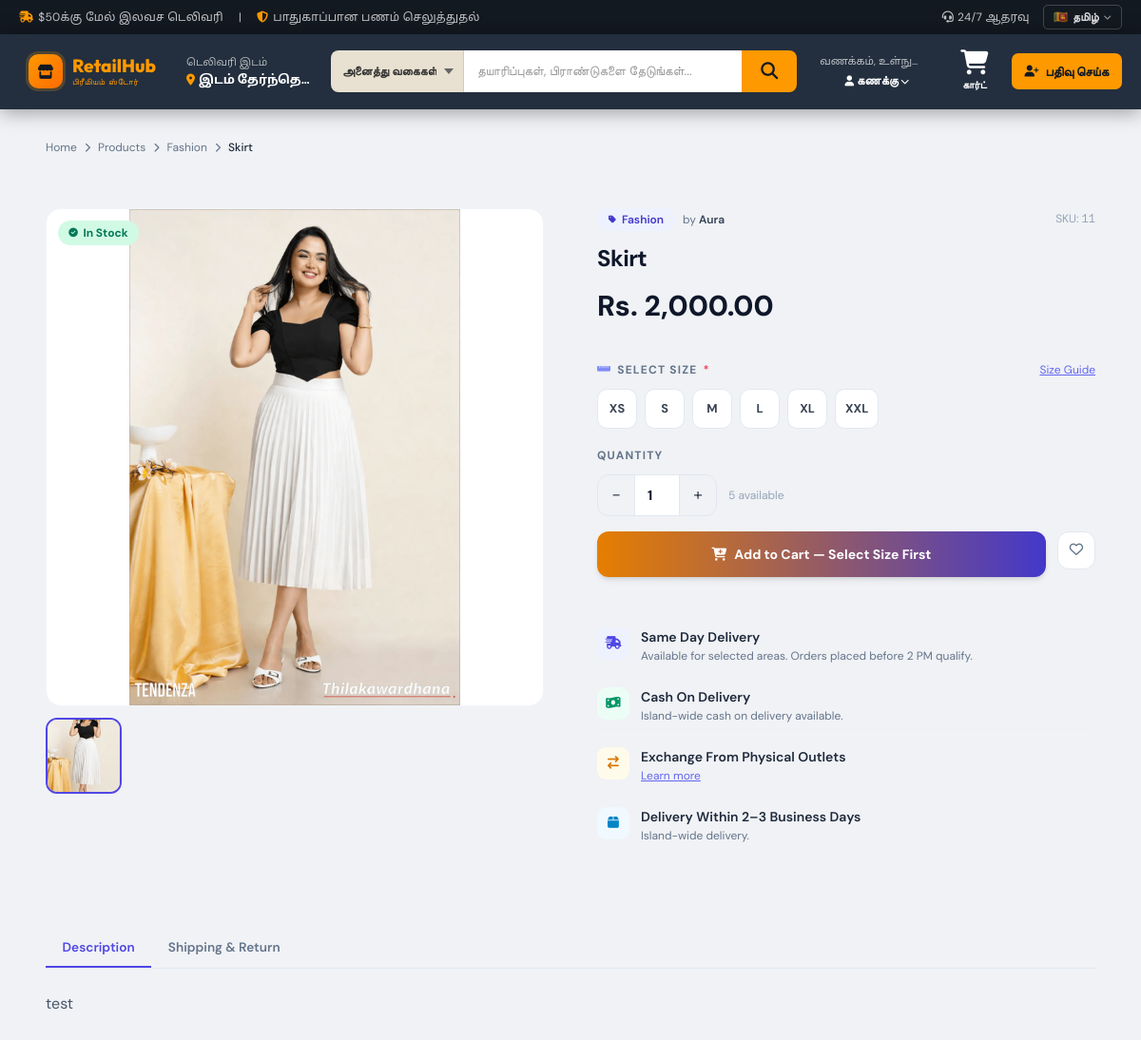
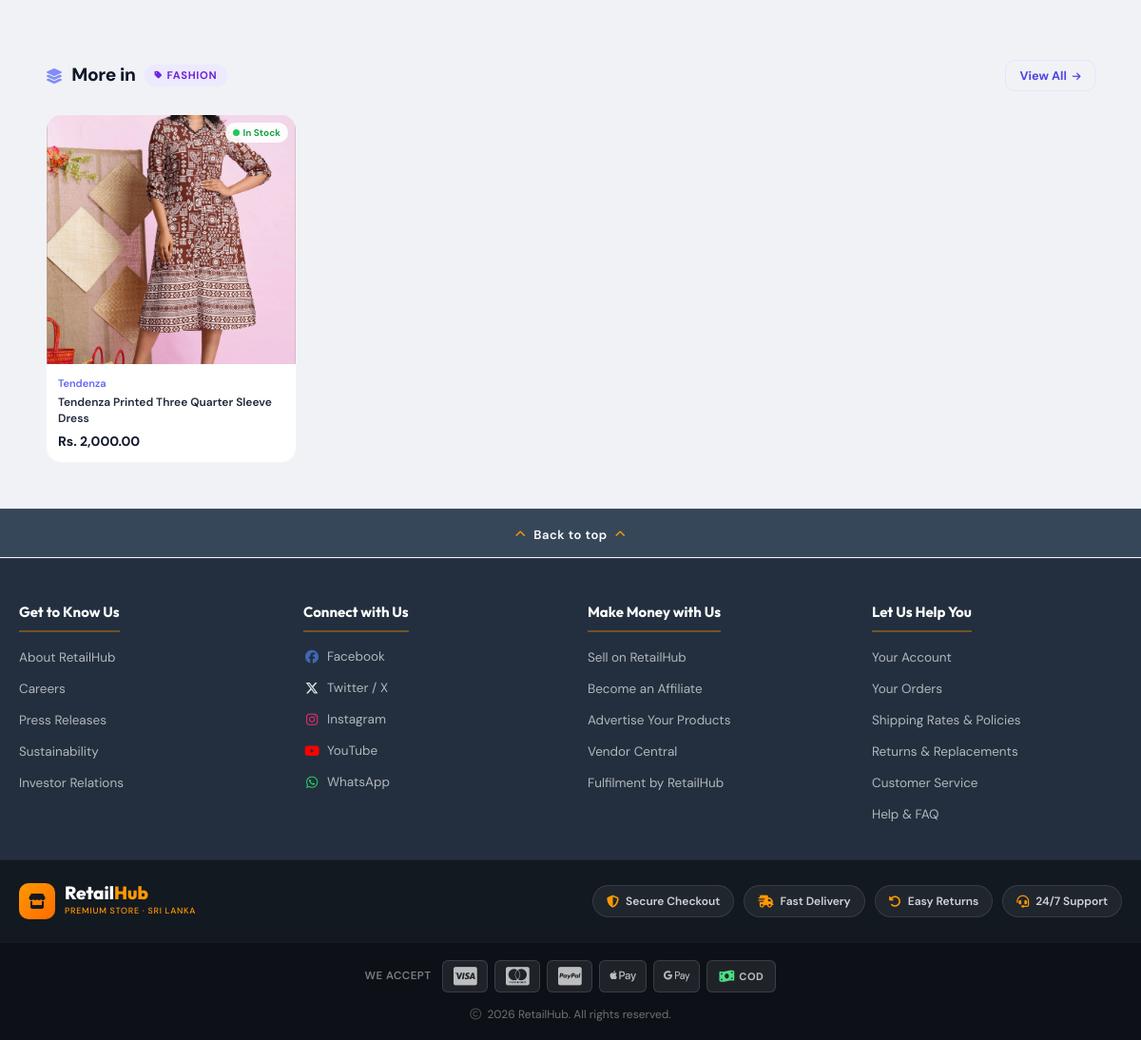
Page /index.php?page=product&id=6&lang=ta on the committed database (2 pictures, top to bottom).
### tables this page shows
CREATE TABLE `products` (
  `id` int(11) NOT NULL,
  `category_id` int(10) UNSIGNED DEFAULT NULL,
  `sub_category_id` int(10) UNSIGNED DEFAULT NULL,
  `name` varchar(180) NOT NULL,
  `brand` varchar(120) DEFAULT NULL,
  `sku` varchar(80) DEFAULT NULL,
  `description` text DEFAULT NULL,
  `price` decimal(10,2) NOT NULL,
  `stock_qty` int(11) NOT NULL DEFAULT 0,
  `image_url` varchar(255) DEFAULT NULL,
  `is_active` tinyint(1) DEFAULT 1,
  `created_at` timestamp NOT NULL DEFAULT current_timestamp(),
  `updated_at` timestamp NOT NULL DEFAULT current_timestamp() ON UPDATE current_timestamp(),
  `image_url_2` varchar(500) DEFAULT NULL,
  `image_url_3` varchar(500) DEFAULT NULL,
  `image_url_4` varchar(500) DEFAULT NULL
);

CREATE TABLE `categories` (
  `id` int(10) UNSIGNED NOT NULL,
  `name` varchar(120) NOT NULL,
  `parent_id` int(10) UNSIGNED DEFAULT NULL,
  `sort_order` tinyint(3) UNSIGNED NOT NULL DEFAULT 0,
  `is_active` tinyint(1) NOT NULL DEFAULT 1,
  `created_at` datetime NOT NULL DEFAULT current_timestamp()
);

### views/products/show.php (the view, shortened to what the rows shown need)
<?php if (!$product): ?>
    <div class="inline-flex items-center gap-2 rounded-2xl border border-amber-200 bg-amber-50 px-4 py-3 text-sm text-amber-900">
        <i class="fa-solid fa-triangle-exclamation" aria-hidden="true"></i>Product not found.
    </div>
<?php else: ?>
<?php
$relatedProducts = [];
if (!empty($product['category_id'])) {
    try {
        $relStmt = $pdo->prepare("
            SELECT p.id, p.name, p.brand, p.price, p.image_url, p.stock_qty,
                   c.name AS category_name
            FROM products p
            LEFT JOIN categories c ON c.id = p.category_id
            WHERE p.is_active = 1
              AND p.category_id = ?
              AND p.id != ?
            ORDER BY p.created_at DESC
            LIMIT 4
        ");
        $relStmt->execute([$product['category_id'], $product['id']]);
        $relatedProducts = $relStmt->fetchAll(PDO::FETCH_ASSOC);
    } catch (PDOException $e) { $relatedProducts = []; }
}
$sizeCategoryKeywords = [
    'fashion','clothing','clothes','tops','shirts','t-shirts','dresses','frocks',
    'bottoms','jeans','skirt','skirts','women','men','activewear','footwear',
    'shoes','sneakers','shoue','boots','sandals','heels','sport','sports'
];
$catName       = strtolower($product['category_name'] ?? '');
$requiresSize  = false;
foreach ($sizeCategoryKeywords as $kw) {
    if (str_contains($catName, $kw)) { $requiresSize = true; break; }
}
$sizes = [];
if ($requiresSize && empty($sizes)) {
    $isShoe   = false;
    $sizes = $isShoe
        ? ['36','37','38','39','40','41','42','43','44']
        : ['XS','S','M','L','XL','XXL'];
}
?>
<nav class="mb-6 flex items-center gap-2 text-xs text-slate-500 my-8 mx-12">
    <a href="index.php" class="hover:text-indigo-600 transition">Home</a>
    <i class="fa-solid fa-chevron-right text-[10px]"></i>
    <a href="index.php?page=products" class="hover:text-indigo-600 transition">Products</a>
    <?php if (!empty($product['category_name'])): ?>
    <i class="fa-solid fa-chevron-right text-[10px]"></i>
    <a href="index.php?page=products&category_id=<?= (int)($product['category_id'] ?? 0) ?>"
       class="hover:text-indigo-600 transition"><?= htmlspecialchars($product['category_name']) ?></a>
    <?php endif; ?>
    <i class="fa-solid fa-chevron-right text-[10px]"></i>
    <span class="text-slate-800 font-medium"><?= htmlspecialchars($product['name']) ?></span>
</nav>
<div class="grid gap-10 lg:grid-cols-2 lg:gap-14 lg:items-start my-8 mx-12">
    <div>
        <div class="overflow-hidden rounded-2xl border border-slate-100 bg-white shadow-soft relative">
            <img id="main-img"
                 src="<?= htmlspecialchars(assetImageUrl($product['image_url'] ?? null)) ?>"
                 alt="<?= htmlspecialchars($product['name']) ?>"
                 class="w-full aspect-square object-contain transition duration-300">
            <?php
            $availStock = (int)($product['available_stock'] ?? $product['stock_qty'] ?? 0);
            $inCart     = (int)($product['stock_qty'] ?? 0) - $availStock;
            ?>
            <?php if ($availStock > 0): ?>
                <span class="absolute top-3 left-3 stock-pill bg-emerald-100 text-emerald-700">
                    <i class="fa-solid fa-circle-check" style="font-size:.6rem;"></i> In Stock
                </span>
            <?php elseif ($inCart > 0): ?>
                <span class="absolute top-3 left-3 stock-pill bg-amber-100 text-amber-700">
                    <i class="fa-solid fa-cart-shopping" style="font-size:.6rem;"></i> In Your Cart
                </span>
            <?php else: ?>
                <span class="absolute top-3 left-3 stock-pill bg-red-100 text-red-600">
                    <i class="fa-solid fa-circle-xmark" style="font-size:.6rem;"></i> Out of Stock
                </span>
            <?php endif; ?>
        </div>
        <?php
        $thumbs = [];
        if (!empty($product['image_url']))   $thumbs[] = assetImageUrl($product['image_url']);
        ?>
        <?php if (count($thumbs) > 0): ?>
        <div class="thumb-list overflow-x-auto pb-1">
            <?php foreach ($thumbs as $i => $thumb): ?>
            <div class="thumb-item <?= $i===0?'active':'' ?>"
                 onclick="switchImage(this, '<?= htmlspecialchars($thumb) ?>')">
                <img src="<?= htmlspecialchars($thumb) ?>" alt="View <?= $i+1 ?>" class="object-contain">
            </div>
            <?php endforeach; ?>
        </div>
        <?php endif; ?>
    </div>
    <div class="flex flex-col gap-0">
        <div class="flex items-center gap-2 flex-wrap">
            <span class="inline-flex items-center gap-1.5 rounded-full bg-indigo-50 px-3 py-1 text-xs font-semibold text-indigo-700">
                <i class="fa-solid fa-tag text-[9px]"></i>
                <?= htmlspecialchars($product['category_name'] ?? 'General') ?>
            </span>
            <?php if (!empty($product['brand'])): ?>
                <span class="text-xs text-slate-500">by <span class="font-semibold text-slate-700"><?= htmlspecialchars($product['brand']) ?></span></span>
            <?php endif; ?>
            <?php if (!empty($product['sku'])): ?>
                <span class="ml-auto text-xs text-slate-400">SKU: <span class="font-mono"><?= htmlspecialchars($product['sku']) ?></span></span>
            <?php endif; ?>
        </div>
        <h1 class="mt-3 text-2xl font-bold tracking-tight text-slate-900 leading-snug">
            <?= htmlspecialchars($product['name']) ?>
        </h1>
        <div class="mt-4 flex items-baseline gap-3">
            <span class="text-3xl font-extrabold text-slate-900"><?= formatCurrency($product['price']) ?></span>
        </div>
        <hr class="my-5 border-slate-100">
        <?php if (!empty($sizes)): ?>
        <div class="mb-5" id="size-section">
            <div class="flex items-center justify-between mb-3">
                <p class="text-xs font-bold uppercase tracking-widest text-slate-500 flex items-center gap-1.5">
                    <i class="fa-solid fa-ruler-horizontal text-indigo-400" style="font-size:.7rem;"></i>
                    Select Size
                    <?php if ($requiresSize): ?>
                        <span class="text-rose-500">*</span>
                    <?php endif; ?>
                </p>
                <a href="#" class="text-xs text-indigo-500 underline hover:text-indigo-700">Size Guide</a>
            </div>
            <div class="flex flex-wrap gap-2" id="size-group">
                <?php foreach ($sizes as $sz): ?>
                <button type="button" class="size-btn"
                        onclick="selectSize(this, '<?= htmlspecialchars($sz) ?>')">
                    <?= htmlspecialchars($sz) ?>
                </button>
                <?php endforeach; ?>
            </div>
        </div>
        <?php endif; ?>
        <form method="post" action="index.php?page=cart-add" id="add-to-cart-form"
              onsubmit="return validateBeforeAdd(event)">
            <?php
            $availStock = (int)($product['available_stock'] ?? $product['stock_qty'] ?? 0);
            $totalStock = (int)($product['stock_qty'] ?? 0);
            $inCart     = $totalStock - $availStock;
            $outOfStock = $availStock <= 0;
            ?>
            <?php if (!$outOfStock): ?>
            <div class="flex flex-wrap items-center gap-3 mb-4">
                <p class="text-xs font-bold uppercase tracking-widest text-slate-500 w-full">Quantity</p>
                <div class="qty-stepper">
                    <button type="button" onclick="changeQty(-1)">−</button>
                    <input type="number" id="qty" name="qty" min="1" max="<?= $availStock ?>" value="1" readonly>
                    <button type="button" onclick="changeQty(1)">+</button>
                </div>
                <span class="text-xs text-slate-400">
                    <?= $availStock ?> available
                </span>
            </div>
            <?php endif; ?>
            <div class="flex flex-wrap gap-3">
                <?php if ($outOfStock): ?>
                <div class="flex-1 flex flex-col gap-2">
                    <div class="inline-flex w-full items-center justify-center gap-2 rounded-xl bg-slate-100 px-6 py-3.5 text-sm font-bold text-slate-400 cursor-not-allowed border border-slate-200">
                        <i class="fa-solid fa-ban"></i>
                        <?= $inCart > 0 ? 'You\'ve added all available stock to your cart' : 'Out of Stock' ?>
                    </div>
                    <?php if ($inCart > 0): ?>
                    <a href="index.php?page=cart" class="inline-flex w-full items-center justify-center gap-2 rounded-xl bg-gradient-to-r from-brand-600 to-indigo-700 px-6 py-3 text-sm font-bold text-white hover:from-brand-700 hover:to-indigo-800 transition">
                        <i class="fa-solid fa-cart-shopping"></i> View Cart
                    </a>
                    <?php endif; ?>
                </div>
                <?php else: ?>
                <button type="submit" id="add-to-cart-btn"
                    class="flex-1 inline-flex items-center justify-center gap-2 rounded-xl bg-gradient-to-r from-brand-600 to-indigo-700 px-6 py-3.5 text-sm font-bold text-white shadow-md hover:from-brand-700 hover:to-indigo-800 transition">
                    <i class="fa-solid fa-cart-plus" aria-hidden="true"></i>
                    <?php if ($requiresSize && !empty($sizes)): ?>
                        Add to Cart — Select Size First
                    <?php else: ?>
                        Add to Cart
                    <?php endif; ?>
                </button>
                <?php endif; ?>
                <button type="button" class="icon-btn" title="Add to wishlist">
                    <i class="fa-regular fa-heart"></i>
                </button>
            </div>
        </form>
        <hr class="my-5 border-slate-100">
        <div>
            <div class="delivery-row">
                <div class="delivery-icon bg-indigo-50 text-indigo-600"><i class="fa-solid fa-truck-fast"></i></div>
                <div>
                    <p class="text-sm font-semibold text-slate-800">Same Day Delivery</p>
                    <p class="text-xs text-slate-500 mt-0.5">Available for selected areas. Orders placed before 2 PM qualify.</p>
                </div>
            </div>
            <div class="delivery-row">
                <div class="delivery-icon bg-emerald-50 text-emerald-600"><i class="fa-solid fa-money-bill-wave"></i></div>
                <div>
                    <p class="text-sm font-semibold text-slate-800">Cash On Delivery</p>
                    <p class="text-xs text-slate-500 mt-0.5">Island-wide cash on delivery available.</p>
                </div>
            </div>
            <div class="delivery-row">
                <div class="delivery-icon bg-amber-50 text-amber-600"><i class="fa-solid fa-arrow-right-arrow-left"></i></div>
                <div>
                    <p class="text-sm font-semibold text-slate-800">Exchange From Physical Outlets</p>
                    <p class="text-xs text-slate-500 mt-0.5"><a href="#" class="text-indigo-500 underline">Learn more</a></p>
                </div>
            </div>
            <div class="delivery-row">
                <div class="delivery-icon bg-sky-50 text-sky-600"><i class="fa-solid fa-box"></i></div>
                <div>
                    <p class="text-sm font-semibold text-slate-800">Delivery Within 2–3 Business Days</p>
                    <p class="text-xs text-slate-500 mt-0.5">Island-wide delivery.</p>
                </div>
            </div>
        </div>
    </div>
</div>
<div class="my-12 mx-12">
    <div class="flex gap-0 border-b border-slate-200">
        <button class="tab-btn active" onclick="switchTab(this,'tab-description')">Description</button>
        <button class="tab-btn" onclick="switchTab(this,'tab-shipping')">Shipping &amp; Return</button>
    </div>
    <div id="tab-description" class="tab-panel active mt-6">
        <?php if (!empty($product['description'])): ?>
            <div class="prose prose-sm max-w-none text-slate-600 leading-relaxed">
                <?= nl2br(htmlspecialchars($product['description'])) ?>
            </div>
        <?php else: ?>
            <p class="text-sm text-slate-400 italic">No description available.</p>
        <?php endif; ?>
    </div>
</div>
<?php if (!empty($relatedProducts)): ?>
<div class="mt-10 mb-12 mx-12">
    <div class="rel-section-header">
        <div class="rel-section-title">
            <i class="fa-solid fa-layer-group text-indigo-400" style="font-size:1rem;"></i>
            More in
            <span class="rel-cat-badge">
                <i class="fa-solid fa-tag" style="font-size:.55rem;"></i>
                <?= htmlspecialchars($product['category_name'] ?? 'This Category') ?>
            </span>
        </div>
        <a href="index.php?page=products&category_id=<?= (int)($product['category_id'] ?? 0) ?>" class="rel-view-all">
            View All <i class="fa-solid fa-arrow-right"></i>
        </a>
    </div>
    <div class="grid grid-cols-2 gap-4 sm:grid-cols-3 lg:grid-cols-4">
        <?php foreach ($relatedProducts as $rp):
            $rpStock = (int)($rp['stock_qty'] ?? 0); ?>
        <a href="index.php?page=product&id=<?= (int)$rp['id'] ?>" class="rel-card">
            <div style="position:relative;overflow:hidden;">
                <img src="<?= htmlspecialchars(assetImageUrl($rp['image_url'] ?? null)) ?>" alt="<?= htmlspecialchars($rp['name']) ?>">
                <span style="position:absolute;top:8px;right:8px;display:inline-flex;align-items:center;gap:4px;background:rgba(255,255,255,.92);border-radius:999px;padding:3px 8px;font-size:10px;font-weight:700;color:<?= $rpStock===0?'#dc2626':($rpStock<=5?'#c2410c':'#16a34a') ?>;">
                    <span class="rel-stock-dot" style="background:<?= $rpStock===0?'#dc2626':($rpStock<=5?'#f97316':'#22c55e') ?>;"></span>
                    <?= $rpStock===0?'Out of Stock':($rpStock<=5?'Only '.$rpStock.' left':'In Stock') ?>
                </span>
            </div>
            <div class="rel-card-body">
                <p class="text-[11px] font-semibold text-indigo-500 mb-1"><?= htmlspecialchars($rp['brand'] ?? '') ?></p>
                <p class="text-xs font-semibold text-slate-800 leading-snug line-clamp-2"><?= htmlspecialchars($rp['name']) ?></p>
                <p class="mt-1.5 text-sm font-bold text-slate-900"><?= formatCurrency($rp['price']) ?></p>
            </div>
        </a>
        <?php endforeach; ?>
    </div>
</div>
<?php endif; ?>
<?php endif;  ?>

### rows in the picture
products: category.name "Fashion", name "Skirt", image_url (picture), brand "Aura", sku "11", price "Rs. 2,000.00", category.name "XS", category.name "S", category.name "M", category.name "L", category.name "XL", category.name "XXL", stock_qty "5", description "test", category.name "FASHION"
products: image_url (picture), stock_qty "In Stock", brand "Tendenza", name "Tendenza Printed Three Quarter Sleeve Dress", price "Rs. 2,000.00"

### other values in the picture
$_['free_shipping'] "$50க்கு மேல் இலவச டெலிவரி"
$_['secure'] "பாதுகாப்பான பணம் செலுத்துதல்"
$_['support'] "24/7 ஆதரவு"
$flags[$lang] "🇱🇰"
$labels[$lang] "தமிழ்"
$_['premium_store'] "பிரீமியம் ஸ்டோர்"
$_['deliver_to'] "டெலிவரி இடம்"
$_['select_location'] "இடம் தேர்ந்தெ…"
$_['sign_in'] "வணக்கம், உள்நு…"
$_['account'] "கணக்கு"
$_['cart'] "கார்ட்"
$_['sign_up'] "பதிவு செய்க"
form field category "அனைத்து வகைகள்"
